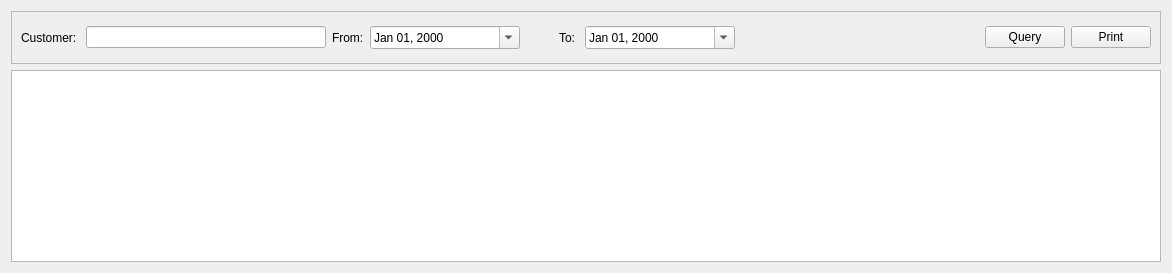
      <widget class="QWidget" name="ReportTab2">
       <attribute name="title">
        <string>Customer's Liftings</string>
       </attribute>
       <layout class="QGridLayout" name="gridLayout_7">
        <item row="0" column="0">
         <layout class="QVBoxLayout" name="verticalLayout_5">
          <item>
           <widget class="QFrame" name="frame_4">
            <property name="enabled">
             <bool>true</bool>
            </property>
            <property name="autoFillBackground">
             <bool>false</bool>
            </property>
            <property name="frameShape">
             <enum>QFrame::StyledPanel</enum>
            </property>
            <property name="frameShadow">
             <enum>QFrame::Raised</enum>
            </property>
            <layout class="QGridLayout" name="gridLayout_14">
             <item row="0" column="0">
              <layout class="QHBoxLayout" name="horizontalLayout_28">
               <item>
                <widget class="QLabel" name="label_28">
                 <property name="text">
                  <string>Customer: </string>
                 </property>
                </widget>
               </item>
               <item>
                <widget class="QLineEdit" name="leCustomerLR">
                 <property name="minimumSize">
                  <size>
                   <width>240</width>
                   <height>0</height>
                  </size>
                 </property>
                 <property name="maximumSize">
                  <size>
                   <width>240</width>
                   <height>16777215</height>
                  </size>
                 </property>
                 <property name="baseSize">
                  <size>
                   <width>240</width>
                   <height>34</height>
                  </size>
                 </property>
                </widget>
               </item>
               <item>
                <widget class="QLabel" name="label_29">
                 <property name="text">
                  <string>From:</string>
                 </property>
                </widget>
               </item>
               <item>
                <widget class="QDateEdit" name="deFrom">
                 <property name="minimumSize">
                  <size>
                   <width>150</width>
                   <height>0</height>
                  </size>
                 </property>
                 <property name="time">
                  <time>
                   <hour>0</hour>
                   <minute>0</minute>
                   <second>0</second>
                  </time>
                 </property>
                 <property name="displayFormat">
                  <string>MMM dd, yyyy</string>
                 </property>
                 <property name="calendarPopup">
                  <bool>true</bool>
                 </property>
                </widget>
               </item>
               <item>
                <widget class="QLabel" name="label_30">
                 <property name="text">
                  <string>          To: </string>
                 </property>
                </widget>
               </item>
               <item>
                <widget class="QDateEdit" name="deTo">
                 <property name="minimumSize">
                  <size>
                   <width>150</width>
                   <height>0</height>
                  </size>
                 </property>
                 <property name="displayFormat">
                  <string>MMM dd, yyyy</string>
                 </property>
                 <property name="calendarPopup">
                  <bool>true</bool>
                 </property>
                </widget>
               </item>
               <item>
                <spacer name="horizontalSpacer_16">
                 <property name="orientation">
                  <enum>Qt::Horizontal</enum>
                 </property>
                 <property name="sizeHint" stdset="0">
                  <size>
                   <width>244</width>
                   <height>33</height>
                  </size>
                 </property>
                </spacer>
               </item>
               <item>
                <widget class="QPushButton" name="pbQuery">
                 <property name="text">
                  <string>Query</string>
                 </property>
                </widget>
               </item>
               <item>
                <widget class="QPushButton" name="pbPrintCL">
                 <property name="text">
                  <string>Print</string>
                 </property>
                </widget>
               </item>
              </layout>
             </item>
            </layout>
           </widget>
          </item>
          <item>
           <widget class="QTableView" name="tvCustLifting"/>
          </item>
         </layout>
        </item>
       </layout>
      </widget>
